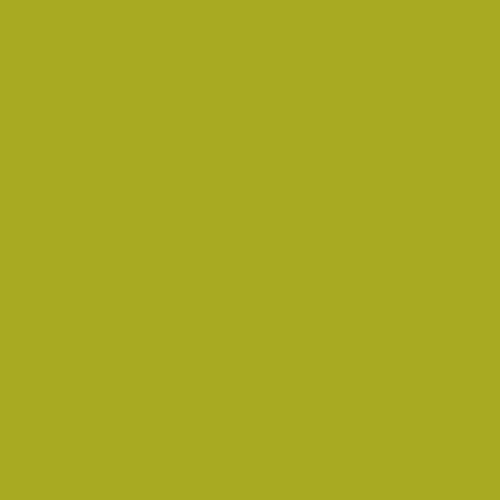
Frame 1 (no input)
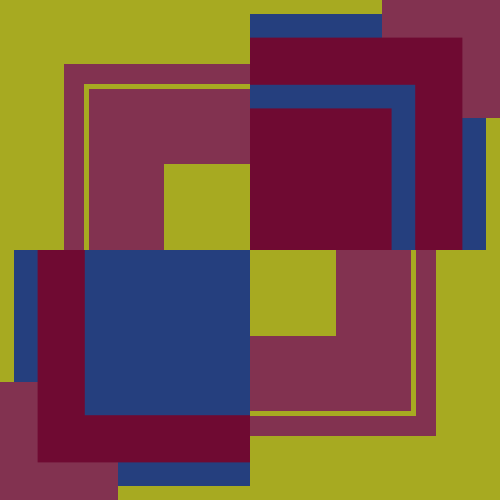
Frame 60 (the mouse pressed at the canvas centre just before this capture)
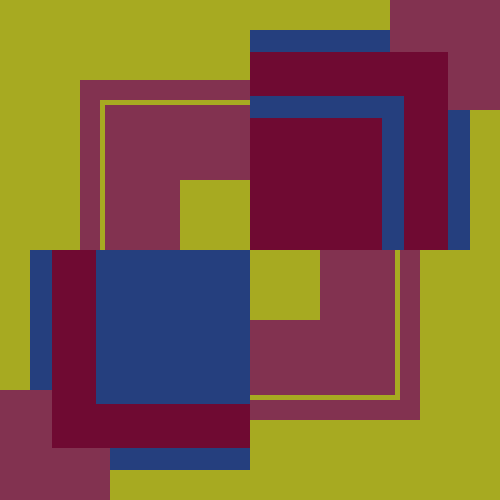
Frame 120 (the mouse held since frame 60 and released just before this capture)

The Processing sketch that drew these frames (run headless with seeded random() and noise(); from frame 60 on, the mouse is pressed at the canvas centre):

// Processing sketch: processing_53684
// ── processing_53684.pde

float x = 0.0; //x value, can change

void setup(){
  size(500,500); //canvas size
  background(0); //initial background colour
  rectMode(CORNERS); //draw rectangular shapes from corners
  noStroke(); //no border around shapes
}

void draw(){
  frameRate(70); //speed of the squares growing
  background(167,170,33); //background color
  
  fill(37,63,126); //blue
  rect(x+250,250-x,250,250); //top right, growing out from center
  
  fill(37,63,126); //blue
  rect(250-x,x+250,250,250); //bottom left, growing out from center
  
  fill(130,50,80); //mauve
  rect(0,500,x*0.5,500-x*0.5); //growing out from bottom left corner 
  
  fill(130,50,80); //mauve
  rect(500,0,500-x*0.5,x*0.5); //growing out from top right corner
  
  
  
  fill(130,50,80); //mauve
  rect(250,250,200+x,200+x); //bottom right, growing out from center
  
  fill(167,170,33); //green
  rect(250,250,180+x,180+x); //bottom right, growing out from center
  
  fill(130,50,80); //mauve
  rect(250,250,175+x,175+x); //bottom right, growing out from center
  
  fill(167,170,33); //green
  rect(250,250,100+x,100+x); //bottom right, growing out from center
  
  
 
  fill(130,50,80); //mauve
  rect(300-x,300-x,250,250); //top left, growing out from center
  
  fill(167,170,33); //green
  rect(320-x,320-x,250,250); //top left, growing out from center
 
  fill(130,50,80); //mauve
  rect(325-x,325-x,250,250); //top left, growing out from center
 
  fill(167,170,33); //green
  rect(400-x,400-x,250,250); //top left, growing out from center
  
  

  fill(111,10,50); //red
  rect((x*0.9)+250,250-(x*0.9),250,250); //top right

  fill(37,63,126); //blue
  rect((x*0.7)+250,250-(x*0.7),250,250); //top right
  
  fill(111,10,50); //red
  rect((x*0.6)+250,250-(x*0.6),250,250); //top right

  fill(111,10,50); //red
  rect(250-x*0.9,x*0.9+250,250,250); //bottom left
  
  fill(37,63,126); //blue
  rect(250-x*0.7,x*0.7+250,250,250); //bottom left
  
  if(x>250){ //if position is more than 250
    x=0.0;   //set it to 0
  }else{
  x+=4;
  }
  

}

                
                
